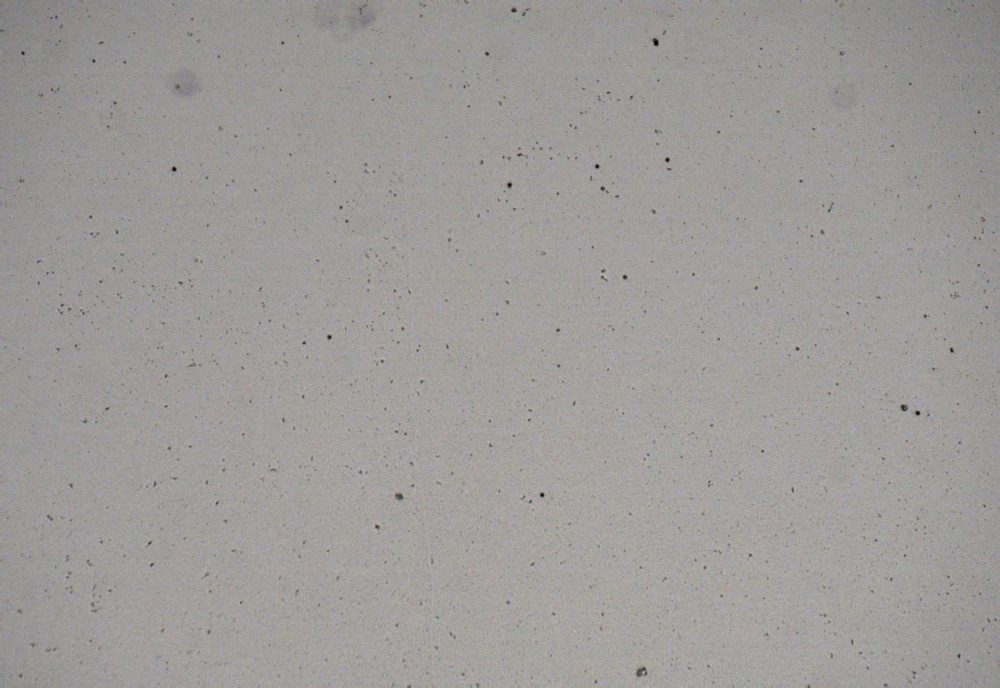
#> input picture refer/light_cell/test1.jpg, 1000 x 688 px, shrunk from 1600 x 1100 before the run, found by its file name
$ python detect.py
#> lines starting #> are read from the running program, lines starting #| are printed output that depends on the picture; after the words box and inside, x2 and y2 are one past the last pixel; in counts of white or black regions, pixels touching at a corner belong together
#> in detect_cells_simple_dark_filter, image is the input picture: shape (688, 1000, 3); mean B, G, R 153.5, 155.9, 158.1
#> in detect_cells_simple_dark_filter, `binary = cv2.adaptiveThreshold( blurred, 255, cv2.ADAPTIVE_THRESH_GAUS..`:
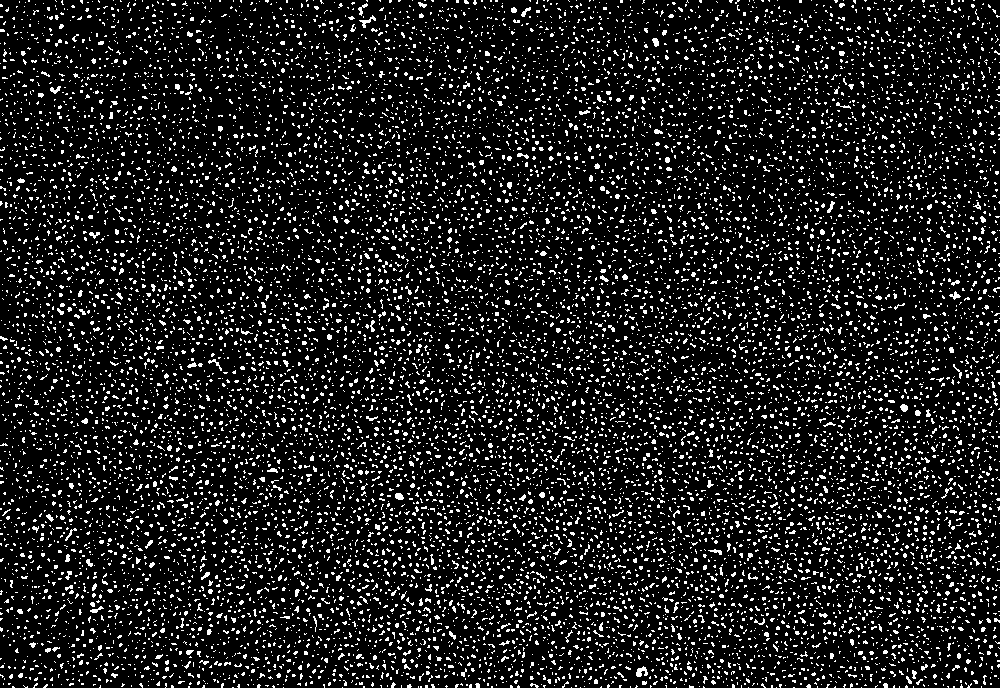
#> binary: shape (688, 1000); 11.5% white in thin lines or dots
#> in detect_cells_simple_dark_filter, `binary = cv2.morphologyEx(binary, cv2.MORPH_OPEN, kernel, iterations=1)`:
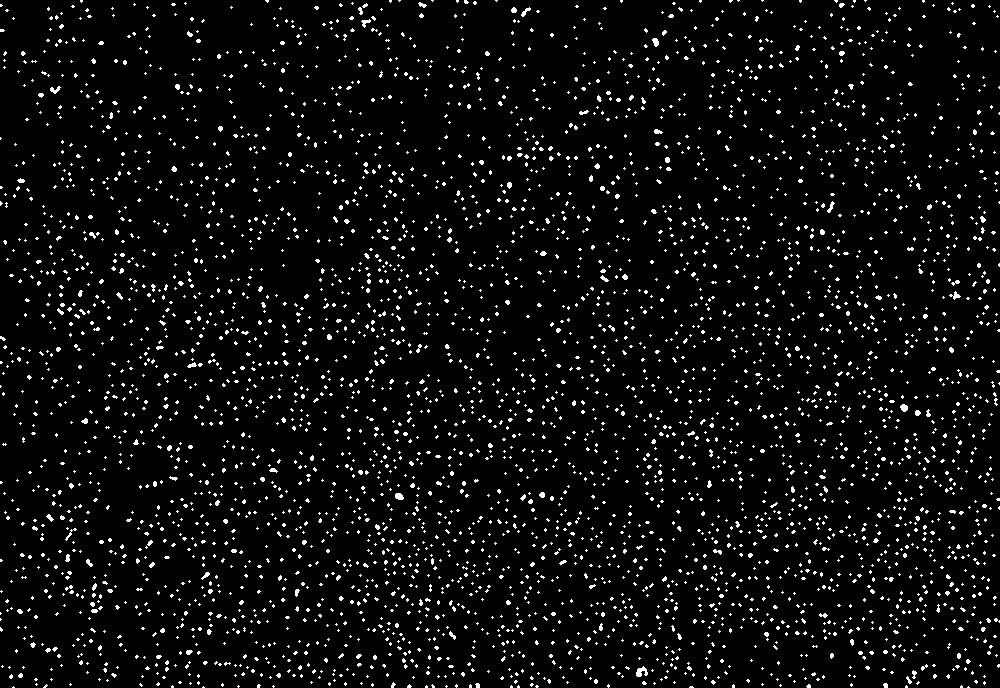
#> binary: shape (688, 1000); 4.9% white in thin lines or dots
#> in detect_cells_simple_dark_filter, `binary = cv2.morphologyEx(binary, cv2.MORPH_CLOSE, kernel, iterations=1)`: binary: shape (688, 1000); 5% white in thin lines or dots
#> in detect_cells_simple_dark_filter, `contours, _ = cv2.findContours(binary, cv2.RETR_EXTERNAL, cv2.CHAIN_AP..`: contours = 3992 contours, 3967 with area under 20; largest, box (x1, y1, x2, y2) and area: (636, 666, 648, 677) 60, (395, 493, 404, 500) 38, (949, 291, 961, 300) 38, (900, 404, 908, 412) 36, (50, 86, 61, 94) 33
#> the loop in detect_cells_simple_dark_filter, `for contour in contours:` made 3992 passes
#> (area, x, y, w, h, mean_intensity, radius) on passes 1390, 1398, 1903, 1947: (38.5, 395, 493, 9, 7, 112.7, 3.5), (20, 539, 492, 6, 6, 112.4, 2.52), (20, 915, 410, 6, 6, 101.7, 2.52), (36.5, 900, 404, 8, 8, 106.9, 3.41)
#> (area, x, y, w, h, mean_intensity) on passes 150, 367, 563, 723, 824, 909: (60, 636, 666, 12, 11, 122), (22, 449, 631, 7, 9, 152.1), (27.5, 91, 606, 12, 7, 145.5), (23.5, 65, 585, 9, 9, 146.3), (21, 201, 572, 9, 8, 151.1), (22, 86, 559, 7, 8, 144.5)
#> after the loop in detect_cells_simple_dark_filter, `for contour in contours:`:
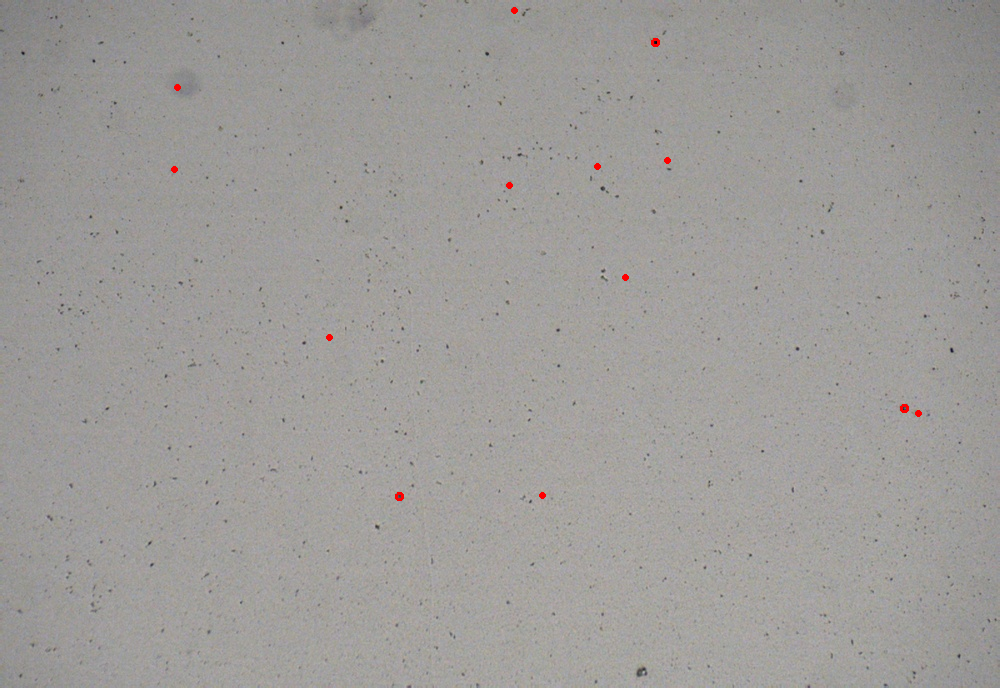
#> result_image: shape (688, 1000, 3); 0.08% of pixels changed, all inside (x1, y1, x2, y2) = (171, 7, 922, 501)
#> after the loop in detect_cells_simple_dark_filter, `for contour in contours:`: cell_count = 13
#| 检测到 13 个细胞（仅考虑足够暗的区域）
import cv2
import numpy as np

def detect_cells_watershed(image_path):
    """
    使用分水岭算法检测明场图像中的细胞（小黑点）

    Args:
        image_path (str): 图像文件路径
    """
#> called with image_path = 'refer\\light_cell\\test1.jpg'
    # 读取图像
    image = cv2.imread(image_path)
    if image is None:
        print(f"无法读取图像: {image_path}")
        return

    # 转换为灰度图像
    gray = cv2.cvtColor(image, cv2.COLOR_BGR2GRAY)

    # 使用高斯模糊减少噪声
    blurred = cv2.GaussianBlur(gray, (5, 5), 0)

    # 使用阈值分割，将暗色细胞从明亮背景中分离出来
    # 使用自适应阈值可以更好地处理不均匀照明
    binary = cv2.adaptiveThreshold(
        blurred, 255, cv2.ADAPTIVE_THRESH_GAUSSIAN_C, cv2.THRESH_BINARY_INV, 11, 2
    )

    # 形态学操作，去除噪声并连接相邻细胞
    kernel = cv2.getStructuringElement(cv2.MORPH_ELLIPSE, (3, 3))
#> kernel = [[0, 1, 0], [1, 1, 1], [0, 1, 0]]
    binary = cv2.morphologyEx(binary, cv2.MORPH_OPEN, kernel, iterations=1)
    binary = cv2.morphologyEx(binary, cv2.MORPH_CLOSE, kernel, iterations=1)

    # 创建确定的前景区域（只有足够黑的区域）
    # 通过降低阈值获取确定的前景
    _, sure_fg = cv2.threshold(blurred, 0, 255, cv2.THRESH_BINARY_INV + cv2.THRESH_OTSU)
#> sure_fg: shape (688, 1000); 33% white; 2426 white regions (2013 under 20 px), largest, box (x1, y1, x2, y2) and area: (0, 0, 1000, 688) 195056, (113, 333, 167, 371) 485, (149, 272, 178, 300) 364

    # 距离变换获取确定的背景区域
    dist_transform = cv2.distanceTransform(binary, cv2.DIST_L2, 5)
    _, sure_bg = cv2.threshold(dist_transform, 0.7 * dist_transform.max(), 255, 0)
#> sure_bg: shape (688, 1000) float32; 0.01% white in thin lines or dots, all inside (x1, y1, x2, y2) = (85, 10, 957, 675)

    # 转换sure_bg为uint8类型
    sure_bg = np.uint8(sure_bg)

    # 未知区域
    unknown = cv2.subtract(sure_bg, sure_fg)
#> unknown: shape (688, 1000); every value is 0

    # 标记连通分量
    _, markers = cv2.connectedComponents(sure_fg)
#> markers: shape (688, 1000) int32; 2427 distinct labels, from 0 to 2426

    # 为所有标记加1，确保背景不是0
    markers = markers + 1
#> markers: shape (688, 1000) int32; 2427 distinct labels, from 1 to 2427

    # 标记未知区域为0
    markers[unknown == 255] = 0

    # 应用分水岭算法
    markers = cv2.watershed(image, markers)
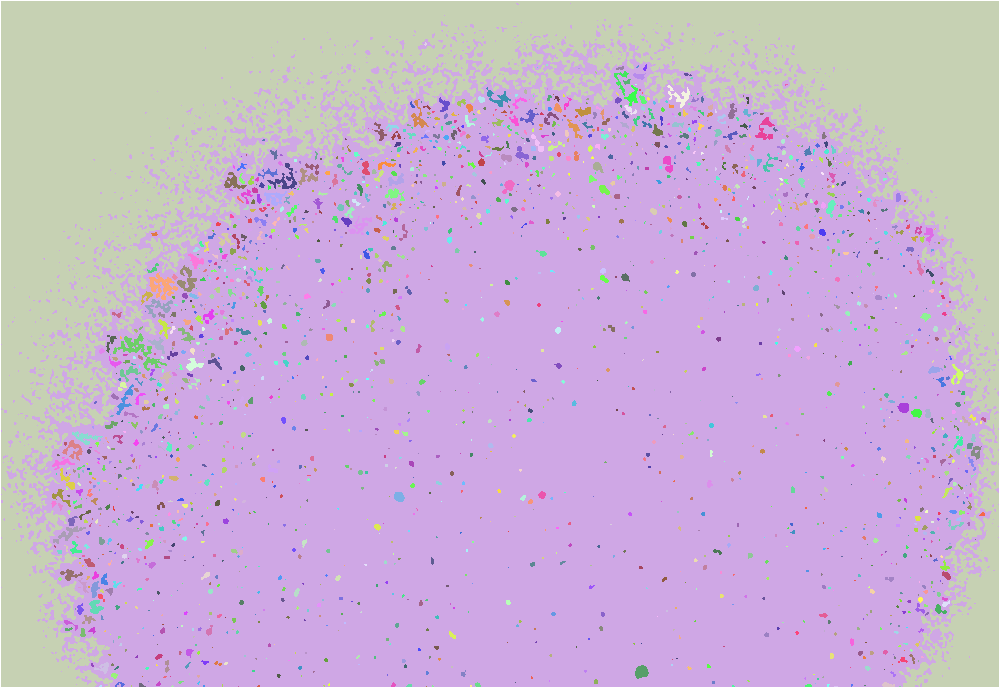
#> markers: shape (688, 1000) int32; 2427 distinct labels, from -1 to 2427; one colour per label, 0 black, -1 white

    # 创建结果图像
    result_image = image.copy()
    result_image[markers == -1] = [0, 0, 255]  # 用红色标记分水岭边界
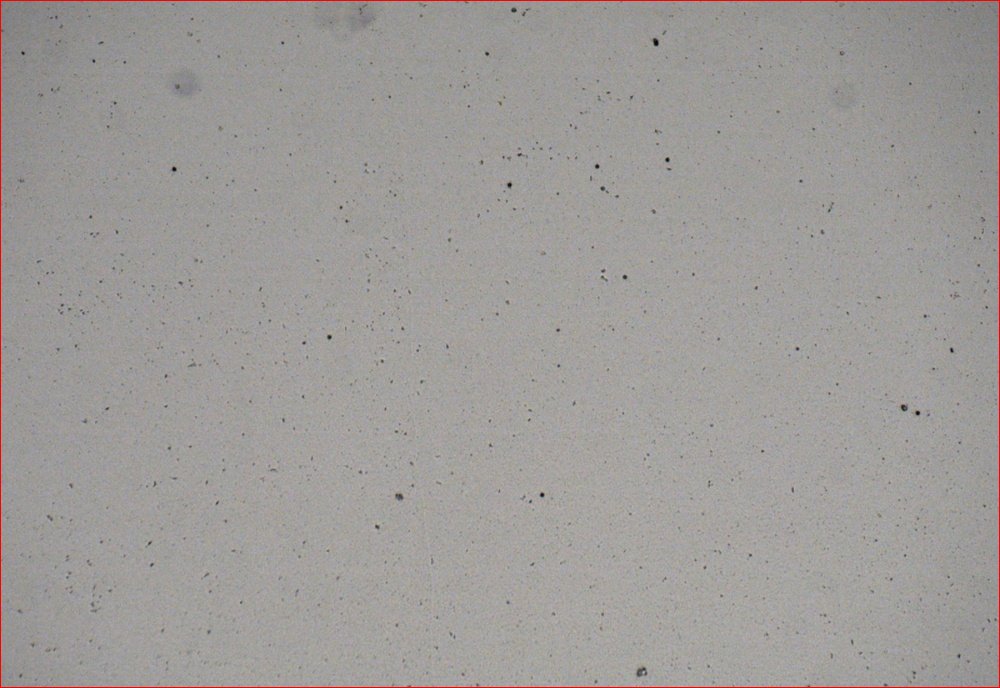
#> result_image: shape (688, 1000, 3); 0.49% of pixels changed, all inside (x1, y1, x2, y2) = (0, 0, 1000, 688)

    # 计算细胞数量
    cell_count = len(np.unique(markers)) - 2  # 减去背景和边界标记
#> cell_count = 2425

    # 在原图上绘制检测到的细胞
    cell_count_filtered = 0
    contours, _ = cv2.findContours(binary, cv2.RETR_EXTERNAL, cv2.CHAIN_APPROX_SIMPLE)

    for contour in contours:
        # 计算轮廓面积，过滤掉太小或太大的区域
        area = cv2.contourArea(contour)
        if 10 < area < 500:  # 根据实际情况调整面积阈值
            # 获取轮廓的边界框
            x, y, w, h = cv2.boundingRect(contour)

            # 检查该区域是否足够暗（细胞）
            region = blurred[y:y+h, x:x+w]
            mean_intensity = np.mean(region)

            # 只有足够暗的区域才认为是细胞（阈值可根据需要调整）
            if mean_intensity < 100:  # 暗区域阈值
                # 计算等效圆的半径
                radius = np.sqrt(area / np.pi)

                # 绘制圆形标记细胞
                cv2.circle(result_image, (x + w//2, y + h//2), int(radius), (0, 255, 0), 2)
                cell_count_filtered += 1
#> this loop made 3992 passes
#> result_image: shape (688, 1000, 3); 0.02% of pixels changed, all inside (x1, y1, x2, y2) = (171, 38, 660, 189)
#> after the loop, cell_count_filtered = 3

    # 显示结果
    print(f"分水岭算法检测到 {cell_count} 个区域")
#| 分水岭算法检测到 2425 个区域
    print(f"经过亮度过滤后检测到 {cell_count_filtered} 个细胞")
#| 经过亮度过滤后检测到 3 个细胞

    # 显示图像
    cv2.imshow("Original", image)
    cv2.imshow("Binary", binary)
    cv2.imshow("Distance Transform", dist_transform)
    cv2.imshow("Sure FG", sure_fg)
    cv2.imshow("Sure BG", sure_bg)
    cv2.imshow("Markers", np.uint8(markers * 50))  # 放大标记值以便可视化
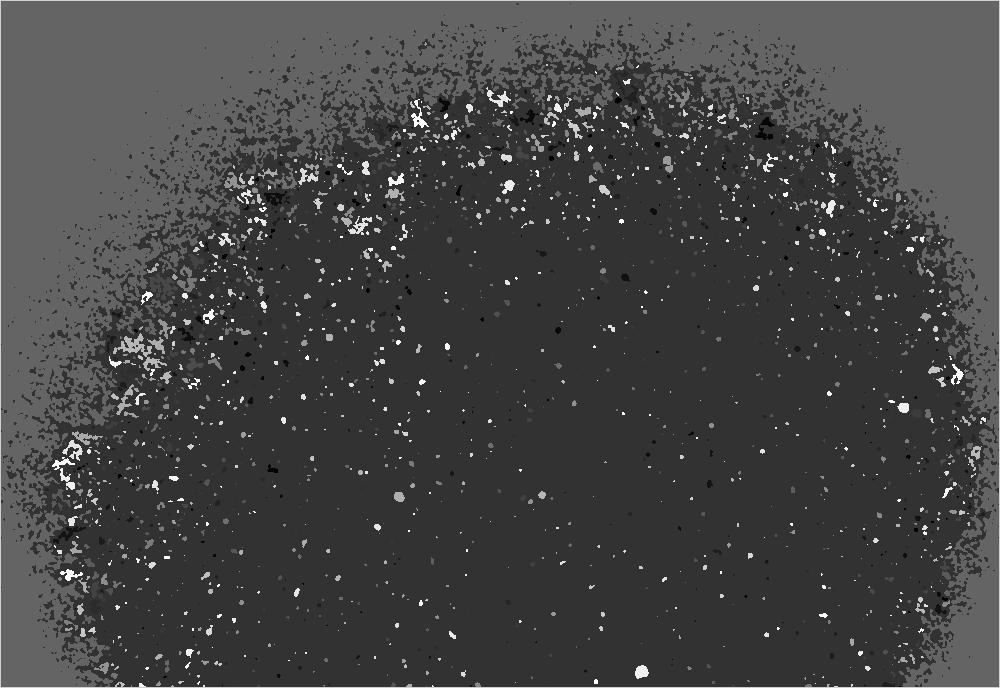
#> window 'Markers': shape (688, 1000); min 0, max 254, mean 68.6
    cv2.imshow("Watershed Result", result_image)
    cv2.waitKey(0)
    cv2.destroyAllWindows()

    return cell_count_filtered

def detect_cells_simple_dark_filter(image_path):
    """
    简化版本：只使用暗区域过滤检测细胞

    Args:
        image_path (str): 图像文件路径
    """
    # 读取图像
    image = cv2.imread(image_path)
    if image is None:
        print(f"无法读取图像: {image_path}")
        return

    # 转换为灰度图像
    gray = cv2.cvtColor(image, cv2.COLOR_BGR2GRAY)

    # 使用高斯模糊减少噪声
    blurred = cv2.GaussianBlur(gray, (5, 5), 0)

    # 使用阈值分割，将暗色细胞从明亮背景中分离出来
    binary = cv2.adaptiveThreshold(
        blurred, 255, cv2.ADAPTIVE_THRESH_GAUSSIAN_C, cv2.THRESH_BINARY_INV, 11, 2
    )

    # 形态学操作
    kernel = cv2.getStructuringElement(cv2.MORPH_ELLIPSE, (3, 3))
    binary = cv2.morphologyEx(binary, cv2.MORPH_OPEN, kernel, iterations=1)
    binary = cv2.morphologyEx(binary, cv2.MORPH_CLOSE, kernel, iterations=1)

    # 查找轮廓
    contours, _ = cv2.findContours(binary, cv2.RETR_EXTERNAL, cv2.CHAIN_APPROX_SIMPLE)

    # 在原图上绘制检测到的细胞
    result_image = image.copy()
    cell_count = 0

    for contour in contours:
        # 计算轮廓面积，过滤掉太小或太大的区域
        area = cv2.contourArea(contour)
        if 15 < area < 500:  # 根据实际情况调整面积阈值
            # 获取轮廓的边界框
            x, y, w, h = cv2.boundingRect(contour)

            # 检查该区域是否足够暗（细胞）
            region = blurred[y:y+h, x:x+w]
            mean_intensity = np.mean(region)

            # 只有足够暗的区域才认为是细胞（阈值可根据需要调整）
            if mean_intensity < 120:  # 暗区域阈值
                # 计算等效圆的半径
                radius = np.sqrt(area / np.pi)

                # 绘制圆形标记细胞
                cv2.circle(result_image, (x + w//2, y + h//2), int(radius), (0, 0, 255), 2)
                cell_count += 1

    # 显示结果
    print(f"检测到 {cell_count} 个细胞（仅考虑足够暗的区域）")

    # 显示图像
    cv2.imshow("Original", image)
    cv2.imshow("Binary", binary)
    cv2.imshow("Result", result_image)
    cv2.waitKey(0)
    cv2.destroyAllWindows()

    return cell_count

# 使用示例
if __name__ == "__main__":
    # 替换为您的明场图像路径
    image_path = r"refer\light_cell\test1.jpg"

    print("使用暗区域过滤的简化检测方法:")
    detect_cells_simple_dark_filter(image_path)

    print("\n使用分水岭算法的检测方法:")
    detect_cells_watershed(image_path)
